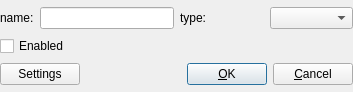
<?xml version="1.0" encoding="UTF-8"?>
<ui version="4.0">
 <class>dlgDevice</class>
 <widget class="QDialog" name="dlgDevice">
  <property name="geometry">
   <rect>
    <x>0</x>
    <y>0</y>
    <width>353</width>
    <height>92</height>
   </rect>
  </property>
  <property name="windowTitle">
   <string>Device</string>
  </property>
  <property name="sizeGripEnabled">
   <bool>false</bool>
  </property>
  <property name="modal">
   <bool>true</bool>
  </property>
  <layout class="QGridLayout">
   <property name="leftMargin">
    <number>0</number>
   </property>
   <property name="topMargin">
    <number>0</number>
   </property>
   <property name="rightMargin">
    <number>0</number>
   </property>
   <property name="bottomMargin">
    <number>0</number>
   </property>
   <property name="spacing">
    <number>0</number>
   </property>
   <item row="0" column="0">
    <layout class="QHBoxLayout">
     <item>
      <layout class="QHBoxLayout">
       <item>
        <widget class="QLabel" name="lblName">
         <property name="sizePolicy">
          <sizepolicy hsizetype="Fixed" vsizetype="Preferred">
           <horstretch>0</horstretch>
           <verstretch>0</verstretch>
          </sizepolicy>
         </property>
         <property name="text">
          <string>name:</string>
         </property>
         <property name="wordWrap">
          <bool>false</bool>
         </property>
        </widget>
       </item>
       <item>
        <widget class="QLineEdit" name="editName">
         <property name="sizePolicy">
          <sizepolicy hsizetype="Fixed" vsizetype="Fixed">
           <horstretch>0</horstretch>
           <verstretch>0</verstretch>
          </sizepolicy>
         </property>
         <property name="maximumSize">
          <size>
           <width>300</width>
           <height>32767</height>
          </size>
         </property>
        </widget>
       </item>
      </layout>
     </item>
     <item>
      <layout class="QHBoxLayout">
       <item>
        <widget class="QLabel" name="lblType">
         <property name="text">
          <string>type:</string>
         </property>
         <property name="wordWrap">
          <bool>false</bool>
         </property>
        </widget>
       </item>
       <item>
        <widget class="QComboBox" name="comboType"/>
       </item>
      </layout>
     </item>
    </layout>
   </item>
   <item row="2" column="0">
    <layout class="QHBoxLayout">
     <item>
      <widget class="QPushButton" name="btnSettings">
       <property name="text">
        <string>Settings</string>
       </property>
      </widget>
     </item>
     <item>
      <spacer name="Horizontal Spacing2">
       <property name="orientation">
        <enum>Qt::Horizontal</enum>
       </property>
       <property name="sizeType">
        <enum>QSizePolicy::Expanding</enum>
       </property>
       <property name="sizeHint" stdset="0">
        <size>
         <width>70</width>
         <height>20</height>
        </size>
       </property>
      </spacer>
     </item>
     <item>
      <widget class="QPushButton" name="buttonOk">
       <property name="text">
        <string>&amp;OK</string>
       </property>
       <property name="icon">
        <iconset resource="data.qrc">
         <normaloff>:/images/ok.png</normaloff>:/images/ok.png</iconset>
       </property>
       <property name="shortcut">
        <string/>
       </property>
       <property name="autoDefault">
        <bool>true</bool>
       </property>
       <property name="default">
        <bool>true</bool>
       </property>
      </widget>
     </item>
     <item>
      <widget class="QPushButton" name="buttonCancel">
       <property name="text">
        <string>&amp;Cancel</string>
       </property>
       <property name="icon">
        <iconset>
         <normaloff>stop_cancel.png</normaloff>stop_cancel.png</iconset>
       </property>
       <property name="shortcut">
        <string/>
       </property>
       <property name="autoDefault">
        <bool>true</bool>
       </property>
      </widget>
     </item>
    </layout>
   </item>
   <item row="1" column="0">
    <widget class="QCheckBox" name="chkEnabled">
     <property name="text">
      <string>Enabled</string>
     </property>
    </widget>
   </item>
  </layout>
 </widget>
 <layoutdefault spacing="6" margin="11"/>
 <pixmapfunction>qPixmapFromMimeSource</pixmapfunction>
 <includes>
  <include location="local">dataeq.h</include>
  <include location="local">engine.h</include>
  <include location="local">driver.h</include>
 </includes>
 <resources>
  <include location="data.qrc"/>
 </resources>
 <connections>
  <connection>
   <sender>buttonOk</sender>
   <signal>clicked()</signal>
   <receiver>dlgDevice</receiver>
   <slot>apply()</slot>
   <hints>
    <hint type="sourcelabel">
     <x>20</x>
     <y>20</y>
    </hint>
    <hint type="destinationlabel">
     <x>20</x>
     <y>20</y>
    </hint>
   </hints>
  </connection>
  <connection>
   <sender>buttonCancel</sender>
   <signal>clicked()</signal>
   <receiver>dlgDevice</receiver>
   <slot>reject()</slot>
   <hints>
    <hint type="sourcelabel">
     <x>20</x>
     <y>20</y>
    </hint>
    <hint type="destinationlabel">
     <x>20</x>
     <y>20</y>
    </hint>
   </hints>
  </connection>
  <connection>
   <sender>comboType</sender>
   <signal>activated(QString)</signal>
   <receiver>dlgDevice</receiver>
   <slot>driverSelected(QString)</slot>
   <hints>
    <hint type="sourcelabel">
     <x>20</x>
     <y>20</y>
    </hint>
    <hint type="destinationlabel">
     <x>20</x>
     <y>20</y>
    </hint>
   </hints>
  </connection>
  <connection>
   <sender>btnSettings</sender>
   <signal>clicked()</signal>
   <receiver>dlgDevice</receiver>
   <slot>settingsDialog()</slot>
   <hints>
    <hint type="sourcelabel">
     <x>20</x>
     <y>20</y>
    </hint>
    <hint type="destinationlabel">
     <x>20</x>
     <y>20</y>
    </hint>
   </hints>
  </connection>
 </connections>
</ui>
